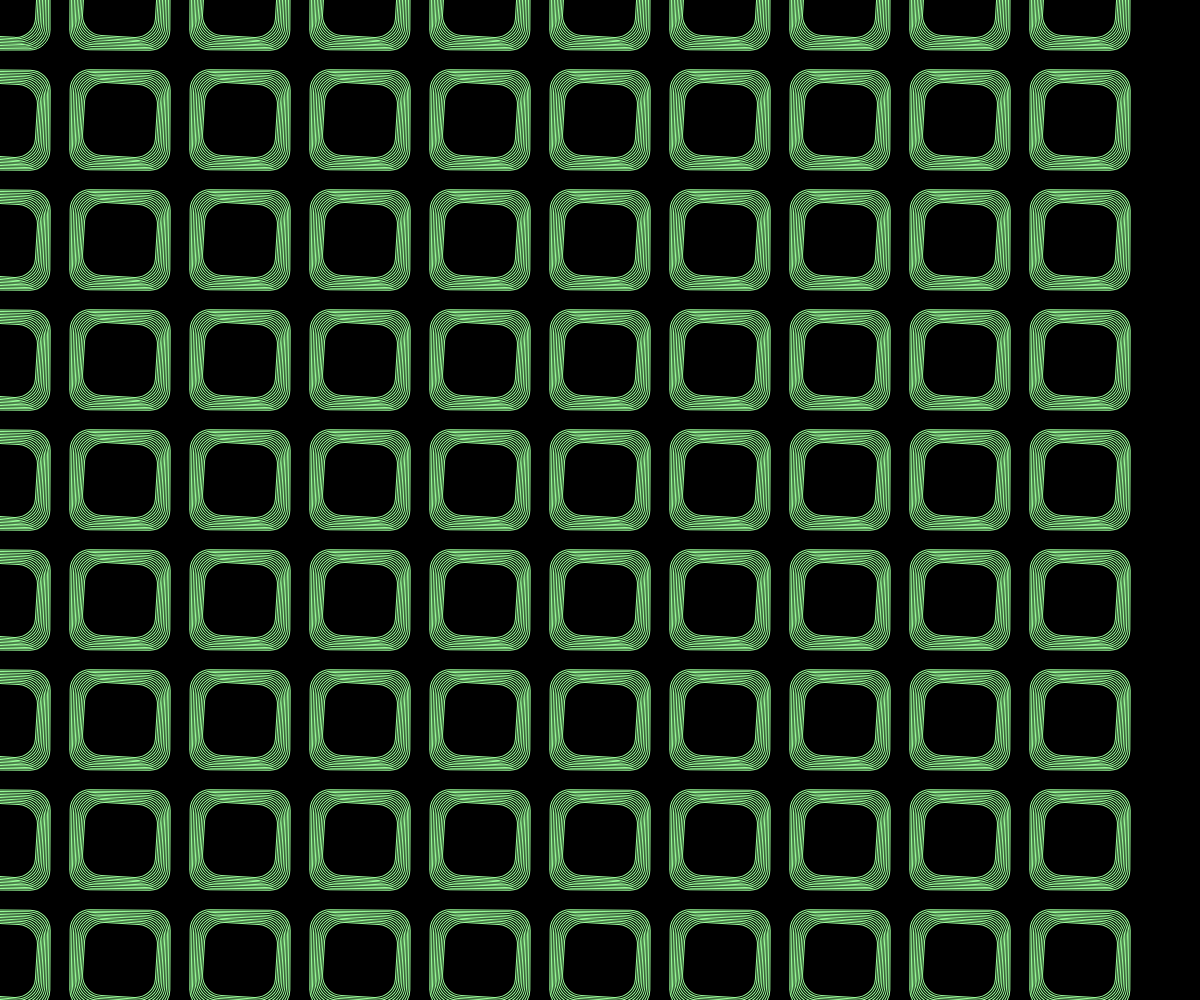
Frame 1 (no input)
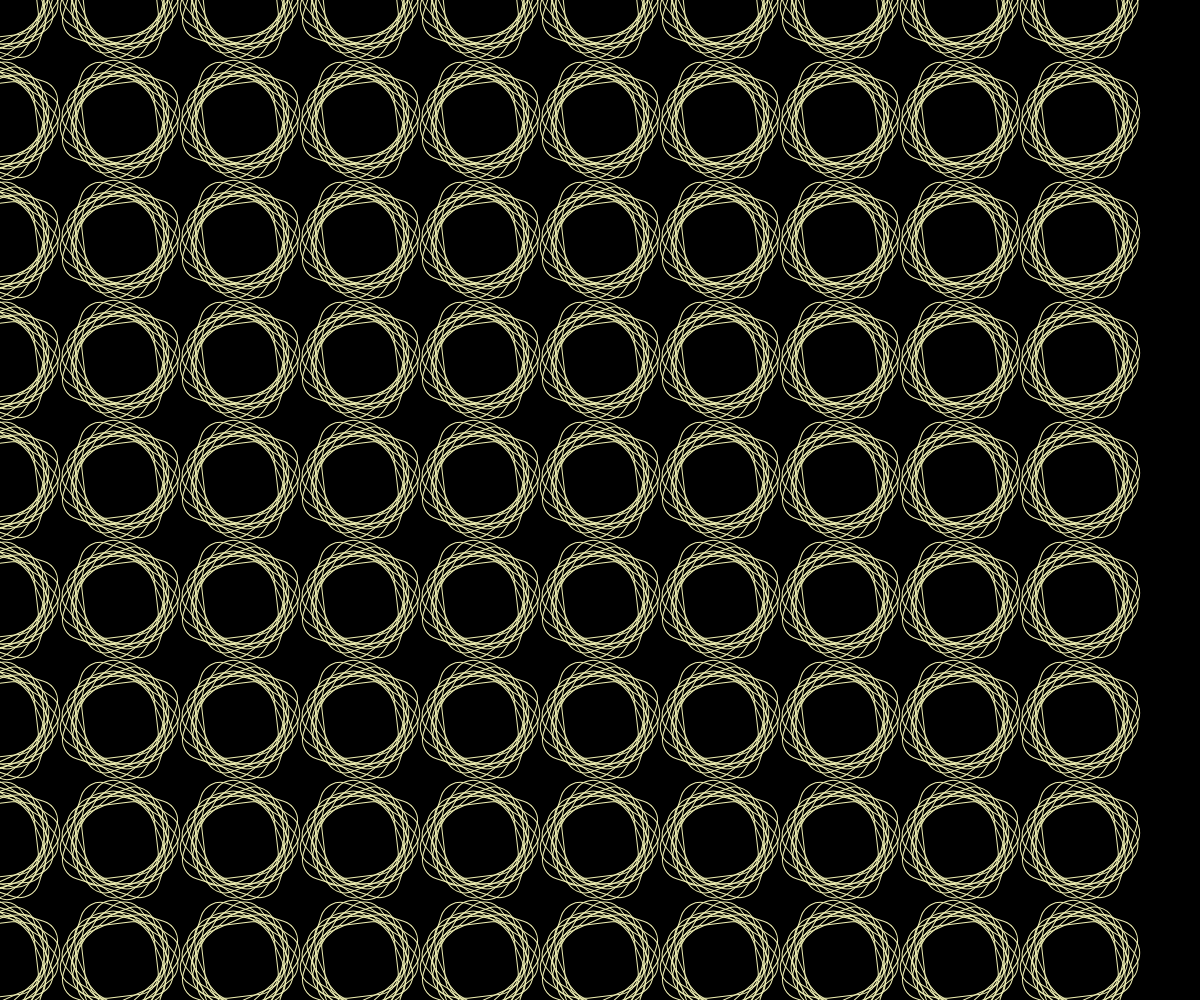
Frame 60 (no input)
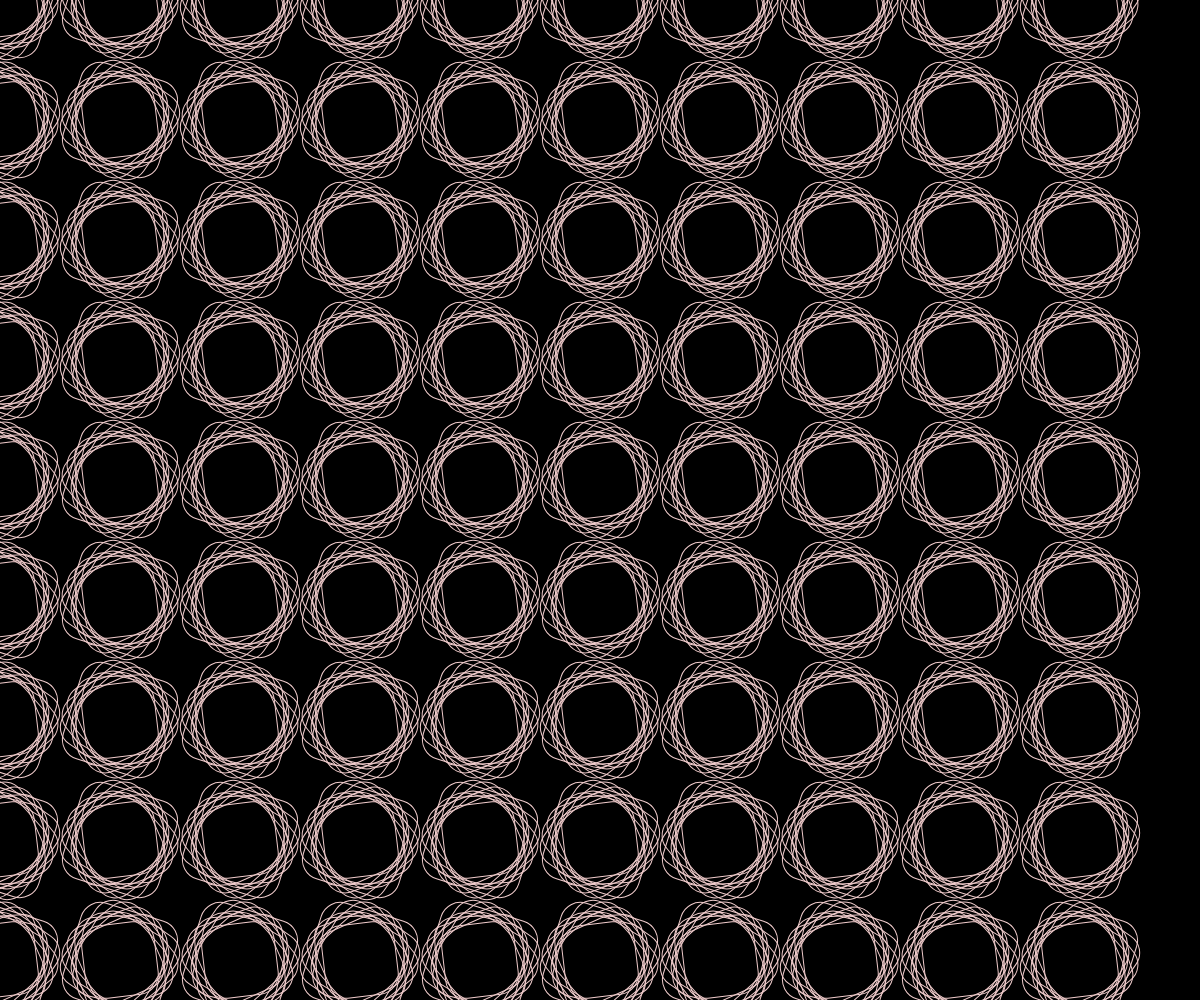
Frame 120 (the mouse pressed at the canvas centre since frame 60)

The p5.js sketch that drew these frames (run headless with seeded random() and noise() and a simulated clock; from frame 60 on, the mouse is pressed at the canvas centre):

// p5.js sketch
// ── sketch.js
let angle =0
function setup() {
  createCanvas(windowWidth, windowHeight);
  background("#000000")
  rectMode(CENTER)
  noFill()
  angleMode(DEGREES)
  //frameRate(50)
}

function draw() {
  background("#000000");
  //translate(width/2,height/2)
  for(let y=0;y<height;y= y+120){
       for(let x=0;x<width;x= x+120){
         push()
         translate(x,y)
         stroke(255)
          for(let i=0;i<10;i=i+1){
             let r = map(sin(frameCount),-1,1,50,255)
             let g = map(cos(frameCount/2),-1,1,50,255)
             let b = map(sin(frameCount/4),-1,1,50,255)
             stroke(r,g,b)
             rotate(angle)
             rect(0,0,100-i*3,100-i*3,20)
             angle= sin(frameCount) *20
            }
         pop()
       }
    }
}
